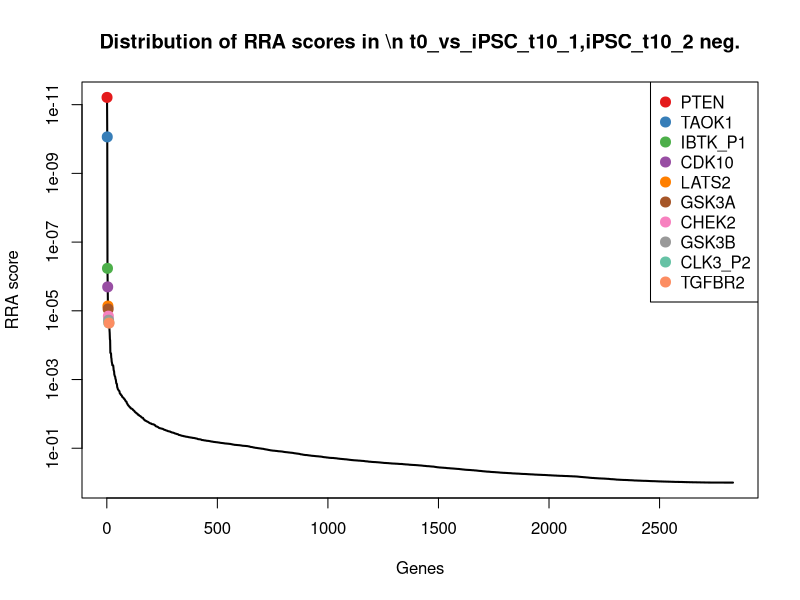
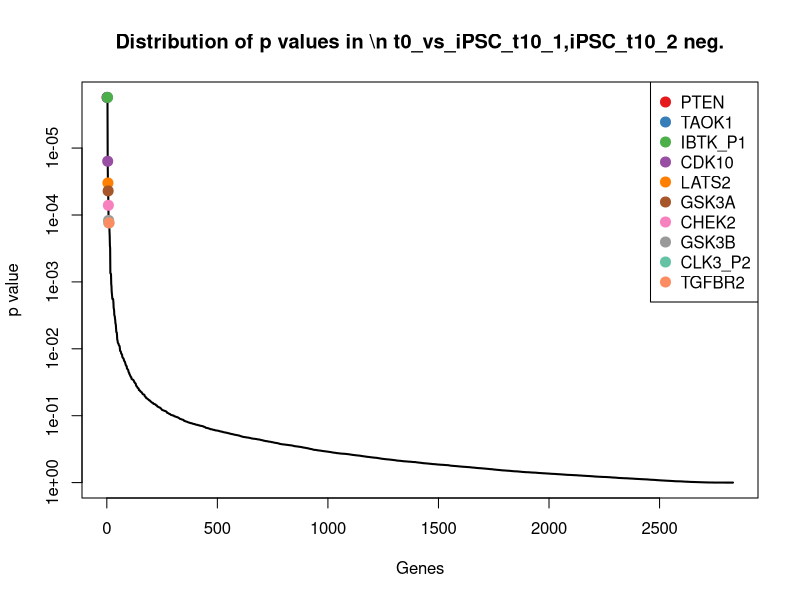
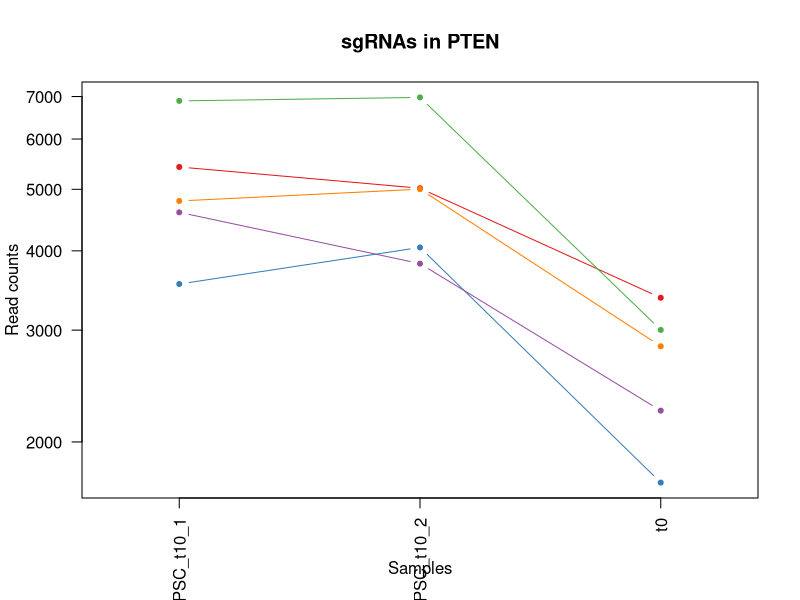
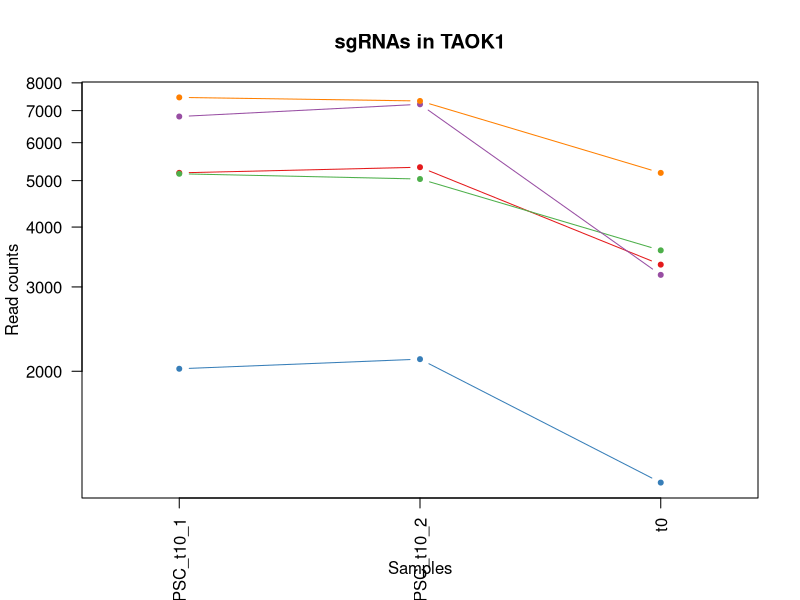
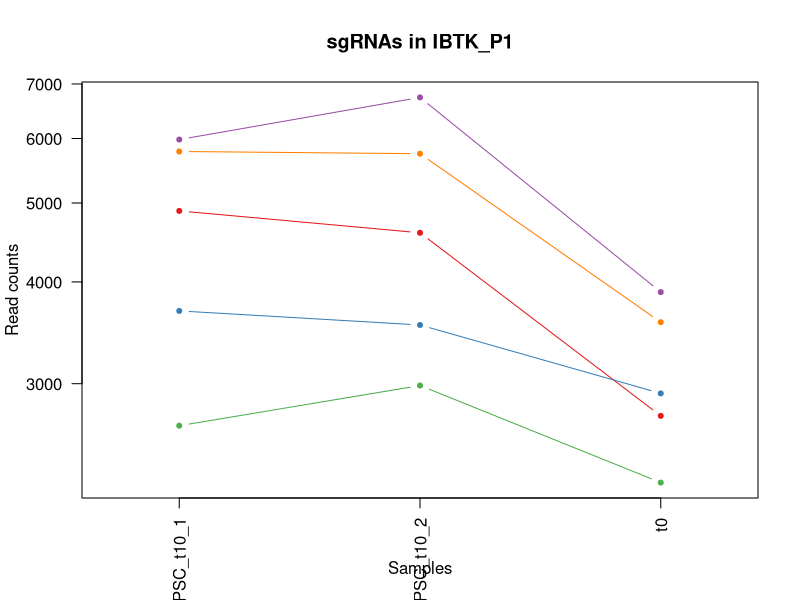
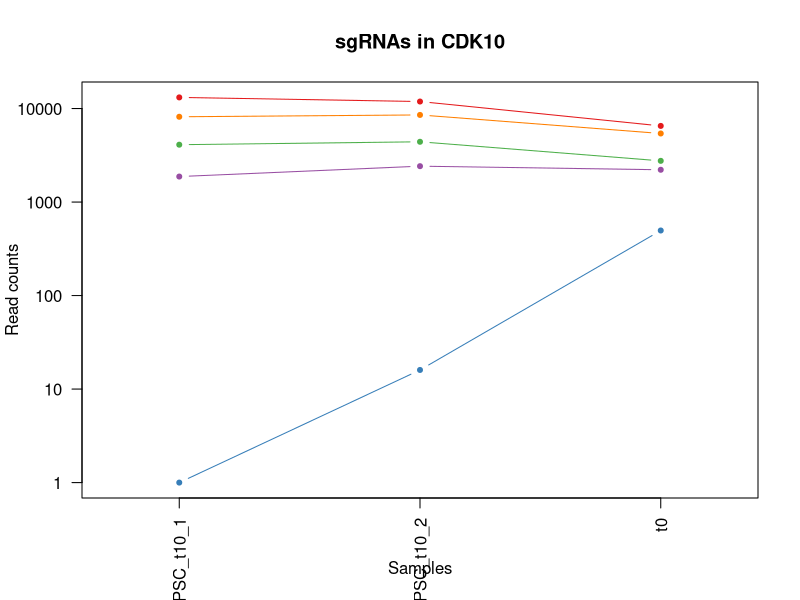
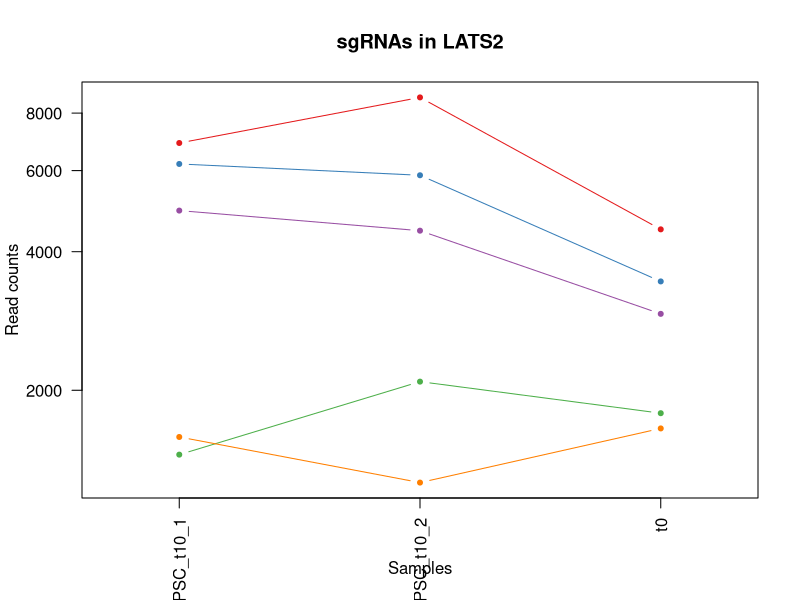
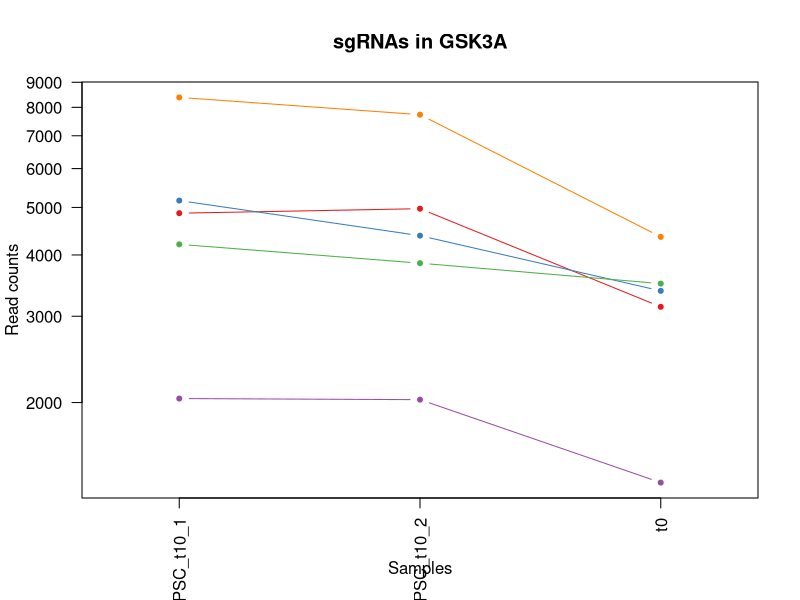

Reproduce these figures in R, in order. (Note: this script raises an error after producing the figures.)
pdf(file='iPSC_t10_vs_t0.pdf',width=4.5,height=4.5);
gstable=read.table('iPSC_t10_vs_t0.gene_summary.txt',header=T)
# 
#
# parameters
# Do not modify the variables beginning with "__"

# gstablename='__GENE_SUMMARY_FILE__'
startindex=3
# outputfile='__OUTPUT_FILE__'
targetgenelist=c("PTEN","TAOK1","IBTK_P1","CDK10","LATS2","GSK3A","CHEK2","GSK3B","CLK3_P2","TGFBR2")
# samplelabel=sub('.\\w+.\\w+$','',colnames(gstable)[startindex]);
samplelabel='t0_vs_iPSC_t10_1,iPSC_t10_2 neg.'


# You need to write some codes in front of this code:
# gstable=read.table(gstablename,header=T)
# pdf(file=outputfile,width=6,height=6)


# set up color using RColorBrewer
#library(RColorBrewer)
#colors <- brewer.pal(length(targetgenelist), "Set1")

colors=c( "#E41A1C", "#377EB8", "#4DAF4A", "#984EA3", "#FF7F00",  "#A65628", "#F781BF",
          "#999999", "#66C2A5", "#FC8D62", "#8DA0CB", "#E78AC3", "#A6D854", "#FFD92F", "#E5C494", "#B3B3B3", 
          "#8DD3C7", "#FFFFB3", "#BEBADA", "#FB8072", "#80B1D3", "#FDB462", "#B3DE69", "#FCCDE5",
          "#D9D9D9", "#BC80BD", "#CCEBC5", "#FFED6F")

######
# function definition

plotrankedvalues<-function(val, tglist, ...){
  
  plot(val,log='y',ylim=c(max(val),min(val)),type='l',lwd=2, ...)
  if(length(tglist)>0){
    for(i in 1:length(tglist)){
      targetgene=tglist[i];
      tx=which(names(val)==targetgene);ty=val[targetgene];
      points(tx,ty,col=colors[(i %% length(colors)) ],cex=2,pch=20)
      # text(tx+50,ty,targetgene,col=colors[i])
    }
    legend('topright',tglist,pch=20,pt.cex = 2,cex=1,col=colors)
  }
}



plotrandvalues<-function(val,targetgenelist, ...){
  # choose the one with the best distance distribution
  
  mindiffvalue=0;
  randval=val;
  for(i in 1:20){
    randval0=sample(val)
    vindex=sort(which(names(randval0) %in% targetgenelist))
    if(max(vindex)>0.9*length(val)){
      # print('pass...')
      next;
    }
    mindiffind=min(diff(vindex));
    if (mindiffind > mindiffvalue){
      mindiffvalue=mindiffind;
      randval=randval0;
      # print(paste('Diff: ',mindiffvalue))
    }
  }
  plot(randval,log='y',ylim=c(max(randval),min(randval)),pch=20,col='grey', ...)
  
  if(length(targetgenelist)>0){
    for(i in 1:length(targetgenelist)){
      targetgene=targetgenelist[i];
      tx=which(names(randval)==targetgene);ty=randval[targetgene];
      points(tx,ty,col=colors[(i %% length(colors)) ],cex=2,pch=20)
      text(tx+50,ty,targetgene,col=colors[i])
    }
  }
  
}




# set.seed(1235)



pvec=gstable[,startindex]
names(pvec)=gstable[,'id']
pvec=sort(pvec);

plotrankedvalues(pvec,targetgenelist,xlab='Genes',ylab='RRA score',main=paste('Distribution of RRA scores in \\n',samplelabel))

# plotrandvalues(pvec,targetgenelist,xlab='Genes',ylab='RRA score',main=paste('Distribution of RRA scores in \\n',samplelabel))


pvec=gstable[,startindex+1]
names(pvec)=gstable[,'id']
pvec=sort(pvec);

plotrankedvalues(pvec,targetgenelist,xlab='Genes',ylab='p value',main=paste('Distribution of p values in \\n',samplelabel))

# plotrandvalues(pvec,targetgenelist,xlab='Genes',ylab='p value',main=paste('Distribution of p values in \\n',samplelabel))



# you need to write after this code:
# dev.off()






# parameters
# Do not modify the variables beginning with "__"
targetmat=list(c(5420.42420939,5018.41763489,3373.04207398),c(3545.66210348,4048.66059267,1724.89069864),c(6889.00068055,6976.69636798,3001.55398621),c(4598.05215719,3817.4801213,2239.39297983),c(4791.91348287,5001.90474408,2828.89050879))
targetgene="PTEN"
collabel=c("iPSC_t10_1","iPSC_t10_2","t0")

# set up color using RColorBrewer
#library(RColorBrewer)
#colors <- brewer.pal(length(targetgenelist), "Set1")

colors=c( "#E41A1C", "#377EB8", "#4DAF4A", "#984EA3", "#FF7F00",  "#A65628", "#F781BF",
          "#999999", "#66C2A5", "#FC8D62", "#8DA0CB", "#E78AC3", "#A6D854", "#FFD92F", "#E5C494", "#B3B3B3", 
          "#8DD3C7", "#FFFFB3", "#BEBADA", "#FB8072", "#80B1D3", "#FDB462", "#B3DE69", "#FCCDE5",
          "#D9D9D9", "#BC80BD", "#CCEBC5", "#FFED6F")


## code

targetmatvec=unlist(targetmat)+1
yrange=range(targetmatvec[targetmatvec>0]);
# yrange[1]=1; # set the minimum value to 1
for(i in 1:length(targetmat)){
  vali=targetmat[[i]]+1;
  if(i==1){
    plot(1:length(vali),vali,type='b',las=1,pch=20,main=paste('sgRNAs in',targetgene),ylab='Read counts',xlab='Samples',xlim=c(0.7,length(vali)+0.3),ylim = yrange,col=colors[(i %% length(colors))],xaxt='n',log='y')
    axis(1,at=1:length(vali),labels=(collabel),las=2)
    # lines(0:100,rep(1,101),col='black');
  }else{
    lines(1:length(vali),vali,type='b',pch=20,col=colors[(i %% length(colors))])
  }
}




# parameters
# Do not modify the variables beginning with "__"
targetmat=list(c(5189.63691691,5332.16256031,3338.16056339),c(2023.23526408,2118.90412553,1170.27468027),c(5166.55818767,5037.93286948,3575.3548354),c(6803.60938233,7215.3826988,3177.70561468),c(7458.276002,7331.72352043,5188.62470016))
targetgene="TAOK1"
collabel=c("iPSC_t10_1","iPSC_t10_2","t0")

# set up color using RColorBrewer
#library(RColorBrewer)
#colors <- brewer.pal(length(targetgenelist), "Set1")

colors=c( "#E41A1C", "#377EB8", "#4DAF4A", "#984EA3", "#FF7F00",  "#A65628", "#F781BF",
          "#999999", "#66C2A5", "#FC8D62", "#8DA0CB", "#E78AC3", "#A6D854", "#FFD92F", "#E5C494", "#B3B3B3", 
          "#8DD3C7", "#FFFFB3", "#BEBADA", "#FB8072", "#80B1D3", "#FDB462", "#B3DE69", "#FCCDE5",
          "#D9D9D9", "#BC80BD", "#CCEBC5", "#FFED6F")


## code

targetmatvec=unlist(targetmat)+1
yrange=range(targetmatvec[targetmatvec>0]);
# yrange[1]=1; # set the minimum value to 1
for(i in 1:length(targetmat)){
  vali=targetmat[[i]]+1;
  if(i==1){
    plot(1:length(vali),vali,type='b',las=1,pch=20,main=paste('sgRNAs in',targetgene),ylab='Read counts',xlab='Samples',xlim=c(0.7,length(vali)+0.3),ylim = yrange,col=colors[(i %% length(colors))],xaxt='n',log='y')
    axis(1,at=1:length(vali),labels=(collabel),las=2)
    # lines(0:100,rep(1,101),col='black');
  }else{
    lines(1:length(vali),vali,type='b',pch=20,col=colors[(i %% length(colors))])
  }
}




# parameters
# Do not modify the variables beginning with "__"
targetmat=list(c(4888.07485474,4595.08716135,2738.19858126),c(3684.13447897,3540.51390723,2917.83836079),c(2663.28535523,2983.57913531,2267.2981883),c(5981.23733012,6738.01003715,3885.80027965),c(5782.76025859,5746.4860025,3568.37853328))
targetgene="IBTK_P1"
collabel=c("iPSC_t10_1","iPSC_t10_2","t0")

# set up color using RColorBrewer
#library(RColorBrewer)
#colors <- brewer.pal(length(targetgenelist), "Set1")

colors=c( "#E41A1C", "#377EB8", "#4DAF4A", "#984EA3", "#FF7F00",  "#A65628", "#F781BF",
          "#999999", "#66C2A5", "#FC8D62", "#8DA0CB", "#E78AC3", "#A6D854", "#FFD92F", "#E5C494", "#B3B3B3", 
          "#8DD3C7", "#FFFFB3", "#BEBADA", "#FB8072", "#80B1D3", "#FDB462", "#B3DE69", "#FCCDE5",
          "#D9D9D9", "#BC80BD", "#CCEBC5", "#FFED6F")


## code

targetmatvec=unlist(targetmat)+1
yrange=range(targetmatvec[targetmatvec>0]);
# yrange[1]=1; # set the minimum value to 1
for(i in 1:length(targetmat)){
  vali=targetmat[[i]]+1;
  if(i==1){
    plot(1:length(vali),vali,type='b',las=1,pch=20,main=paste('sgRNAs in',targetgene),ylab='Read counts',xlab='Samples',xlim=c(0.7,length(vali)+0.3),ylim = yrange,col=colors[(i %% length(colors))],xaxt='n',log='y')
    axis(1,at=1:length(vali),labels=(collabel),las=2)
    # lines(0:100,rep(1,101),col='black');
  }else{
    lines(1:length(vali),vali,type='b',pch=20,col=colors[(i %% length(colors))])
  }
}




# parameters
# Do not modify the variables beginning with "__"
targetmat=list(c(13153.3370894,11883.2766969,6519.35432914),c(0.0,15.0117189198,495.317450368),c(4104.16735128,4409.69243269,2757.38341208),c(1872.45423299,2418.38791798,2213.23184689),c(8164.48511699,8542.41865131,5410.1222924))
targetgene="CDK10"
collabel=c("iPSC_t10_1","iPSC_t10_2","t0")

# set up color using RColorBrewer
#library(RColorBrewer)
#colors <- brewer.pal(length(targetgenelist), "Set1")

colors=c( "#E41A1C", "#377EB8", "#4DAF4A", "#984EA3", "#FF7F00",  "#A65628", "#F781BF",
          "#999999", "#66C2A5", "#FC8D62", "#8DA0CB", "#E78AC3", "#A6D854", "#FFD92F", "#E5C494", "#B3B3B3", 
          "#8DD3C7", "#FFFFB3", "#BEBADA", "#FB8072", "#80B1D3", "#FDB462", "#B3DE69", "#FCCDE5",
          "#D9D9D9", "#BC80BD", "#CCEBC5", "#FFED6F")


## code

targetmatvec=unlist(targetmat)+1
yrange=range(targetmatvec[targetmatvec>0]);
# yrange[1]=1; # set the minimum value to 1
for(i in 1:length(targetmat)){
  vali=targetmat[[i]]+1;
  if(i==1){
    plot(1:length(vali),vali,type='b',las=1,pch=20,main=paste('sgRNAs in',targetgene),ylab='Read counts',xlab='Samples',xlim=c(0.7,length(vali)+0.3),ylim = yrange,col=colors[(i %% length(colors))],xaxt='n',log='y')
    axis(1,at=1:length(vali),labels=(collabel),las=2)
    # lines(0:100,rep(1,101),col='black');
  }else{
    lines(1:length(vali),vali,type='b',pch=20,col=colors[(i %% length(colors))])
  }
}




# parameters
# Do not modify the variables beginning with "__"
targetmat=list(c(6887.4620986,8652.00419943,4471.80965755),c(6202.02383993,5861.32565224,3446.29324622),c(1448.5749058,2087.3795158,1782.44519111),c(4911.92287496,4441.96762837,2930.0468895),c(1582.43153544,1259.48321737,1651.6395264))
targetgene="LATS2"
collabel=c("iPSC_t10_1","iPSC_t10_2","t0")

# set up color using RColorBrewer
#library(RColorBrewer)
#colors <- brewer.pal(length(targetgenelist), "Set1")

colors=c( "#E41A1C", "#377EB8", "#4DAF4A", "#984EA3", "#FF7F00",  "#A65628", "#F781BF",
          "#999999", "#66C2A5", "#FC8D62", "#8DA0CB", "#E78AC3", "#A6D854", "#FFD92F", "#E5C494", "#B3B3B3", 
          "#8DD3C7", "#FFFFB3", "#BEBADA", "#FB8072", "#80B1D3", "#FDB462", "#B3DE69", "#FCCDE5",
          "#D9D9D9", "#BC80BD", "#CCEBC5", "#FFED6F")


## code

targetmatvec=unlist(targetmat)+1
yrange=range(targetmatvec[targetmatvec>0]);
# yrange[1]=1; # set the minimum value to 1
for(i in 1:length(targetmat)){
  vali=targetmat[[i]]+1;
  if(i==1){
    plot(1:length(vali),vali,type='b',las=1,pch=20,main=paste('sgRNAs in',targetgene),ylab='Read counts',xlab='Samples',xlim=c(0.7,length(vali)+0.3),ylim = yrange,col=colors[(i %% length(colors))],xaxt='n',log='y')
    axis(1,at=1:length(vali),labels=(collabel),las=2)
    # lines(0:100,rep(1,101),col='black');
  }else{
    lines(1:length(vali),vali,type='b',pch=20,col=colors[(i %% length(colors))])
  }
}




# parameters
# Do not modify the variables beginning with "__"
targetmat=list(c(4865.76541647,4969.6295484,3134.10372645),c(5162.71173279,4378.16782296,3378.27430057),c(4203.40588705,3847.50355914,3495.12736105),c(2037.08250163,2026.58205417,1372.58744169),c(8380.65588095,7728.03289991,4353.21252154))
targetgene="GSK3A"
collabel=c("iPSC_t10_1","iPSC_t10_2","t0")

# set up color using RColorBrewer
#library(RColorBrewer)
#colors <- brewer.pal(length(targetgenelist), "Set1")

colors=c( "#E41A1C", "#377EB8", "#4DAF4A", "#984EA3", "#FF7F00",  "#A65628", "#F781BF",
          "#999999", "#66C2A5", "#FC8D62", "#8DA0CB", "#E78AC3", "#A6D854", "#FFD92F", "#E5C494", "#B3B3B3", 
          "#8DD3C7", "#FFFFB3", "#BEBADA", "#FB8072", "#80B1D3", "#FDB462", "#B3DE69", "#FCCDE5",
          "#D9D9D9", "#BC80BD", "#CCEBC5", "#FFED6F")


## code

targetmatvec=unlist(targetmat)+1
yrange=range(targetmatvec[targetmatvec>0]);
# yrange[1]=1; # set the minimum value to 1
for(i in 1:length(targetmat)){
  vali=targetmat[[i]]+1;
  if(i==1){
    plot(1:length(vali),vali,type='b',las=1,pch=20,main=paste('sgRNAs in',targetgene),ylab='Read counts',xlab='Samples',xlim=c(0.7,length(vali)+0.3),ylim = yrange,col=colors[(i %% length(colors))],xaxt='n',log='y')
    axis(1,at=1:length(vali),labels=(collabel),las=2)
    # lines(0:100,rep(1,101),col='black');
  }else{
    lines(1:length(vali),vali,type='b',pch=20,col=colors[(i %% length(colors))])
  }
}




# parameters
# Do not modify the variables beginning with "__"
targetmat=list(c(5345.80298483,5606.1264306,4011.37371777),c(3541.8156486,3234.27484127,2875.98054809),c(13266.4228628,11721.1501326,7536.15036281),c(8366.03935242,7893.91239398,4764.8143465),c(169.244014486,227.427541635,1168.53060474))
targetgene="CHEK2"
collabel=c("iPSC_t10_1","iPSC_t10_2","t0")

# set up color using RColorBrewer
#library(RColorBrewer)
#colors <- brewer.pal(length(targetgenelist), "Set1")

colors=c( "#E41A1C", "#377EB8", "#4DAF4A", "#984EA3", "#FF7F00",  "#A65628", "#F781BF",
          "#999999", "#66C2A5", "#FC8D62", "#8DA0CB", "#E78AC3", "#A6D854", "#FFD92F", "#E5C494", "#B3B3B3", 
          "#8DD3C7", "#FFFFB3", "#BEBADA", "#FB8072", "#80B1D3", "#FDB462", "#B3DE69", "#FCCDE5",
          "#D9D9D9", "#BC80BD", "#CCEBC5", "#FFED6F")


## code

targetmatvec=unlist(targetmat)+1
yrange=range(targetmatvec[targetmatvec>0]);
# yrange[1]=1; # set the minimum value to 1
for(i in 1:length(targetmat)){
  vali=targetmat[[i]]+1;
  if(i==1){
    plot(1:length(vali),vali,type='b',las=1,pch=20,main=paste('sgRNAs in',targetgene),ylab='Read counts',xlab='Samples',xlim=c(0.7,length(vali)+0.3),ylim = yrange,col=colors[(i %% length(colors))],xaxt='n',log='y')
    axis(1,at=1:length(vali),labels=(collabel),las=2)
    # lines(0:100,rep(1,101),col='black');
  }else{
    lines(1:length(vali),vali,type='b',pch=20,col=colors[(i %% length(colors))])
  }
}




# parameters
# Do not modify the variables beginning with "__"
targetmat=list(c(2776.37112854,2715.61995259,1552.22722122),c(4598.05215719,4050.16176456,3528.26479611),c(1550.89060547,1423.1109536,3538.72924928),c(14093.4106608,12534.785298,7511.7333054),c(6975.93056071,6338.69831388,4913.0607665))
targetgene="GSK3B"
collabel=c("iPSC_t10_1","iPSC_t10_2","t0")

# set up color using RColorBrewer
#library(RColorBrewer)
#colors <- brewer.pal(length(targetgenelist), "Set1")

colors=c( "#E41A1C", "#377EB8", "#4DAF4A", "#984EA3", "#FF7F00",  "#A65628", "#F781BF",
          "#999999", "#66C2A5", "#FC8D62", "#8DA0CB", "#E78AC3", "#A6D854", "#FFD92F", "#E5C494", "#B3B3B3", 
          "#8DD3C7", "#FFFFB3", "#BEBADA", "#FB8072", "#80B1D3", "#FDB462", "#B3DE69", "#FCCDE5",
          "#D9D9D9", "#BC80BD", "#CCEBC5", "#FFED6F")


## code

targetmatvec=unlist(targetmat)+1
yrange=range(targetmatvec[targetmatvec>0]);
# yrange[1]=1; # set the minimum value to 1
for(i in 1:length(targetmat)){
  vali=targetmat[[i]]+1;
  if(i==1){
    plot(1:length(vali),vali,type='b',las=1,pch=20,main=paste('sgRNAs in',targetgene),ylab='Read counts',xlab='Samples',xlim=c(0.7,length(vali)+0.3),ylim = yrange,col=colors[(i %% length(colors))],xaxt='n',log='y')
    axis(1,at=1:length(vali),labels=(collabel),las=2)
    # lines(0:100,rep(1,101),col='black');
  }else{
    lines(1:length(vali),vali,type='b',pch=20,col=colors[(i %% length(colors))])
  }
}




# parameters
# Do not modify the variables beginning with "__"
targetmat=list(c(8564.51642396,8151.36337345,3981.72443377),c(4598.82144816,4657.38579487,2303.92377442),c(1961.69198609,1796.9027547,3249.21271139),c(5405.0383899,5189.55123057,4799.69585709),c(2064.00768575,1816.4179893,1991.73425465))
targetgene="CLK3_P2"
collabel=c("iPSC_t10_1","iPSC_t10_2","t0")

# set up color using RColorBrewer
#library(RColorBrewer)
#colors <- brewer.pal(length(targetgenelist), "Set1")

colors=c( "#E41A1C", "#377EB8", "#4DAF4A", "#984EA3", "#FF7F00",  "#A65628", "#F781BF",
          "#999999", "#66C2A5", "#FC8D62", "#8DA0CB", "#E78AC3", "#A6D854", "#FFD92F", "#E5C494", "#B3B3B3", 
          "#8DD3C7", "#FFFFB3", "#BEBADA", "#FB8072", "#80B1D3", "#FDB462", "#B3DE69", "#FCCDE5",
          "#D9D9D9", "#BC80BD", "#CCEBC5", "#FFED6F")


## code

targetmatvec=unlist(targetmat)+1
yrange=range(targetmatvec[targetmatvec>0]);
# yrange[1]=1; # set the minimum value to 1
for(i in 1:length(targetmat)){
  vali=targetmat[[i]]+1;
  if(i==1){
    plot(1:length(vali),vali,type='b',las=1,pch=20,main=paste('sgRNAs in',targetgene),ylab='Read counts',xlab='Samples',xlim=c(0.7,length(vali)+0.3),ylim = yrange,col=colors[(i %% length(colors))],xaxt='n',log='y')
    axis(1,at=1:length(vali),labels=(collabel),las=2)
    # lines(0:100,rep(1,101),col='black');
  }else{
    lines(1:length(vali),vali,type='b',pch=20,col=colors[(i %% length(colors))])
  }
}




# parameters
# Do not modify the variables beginning with "__"
targetmat=list(c(5432.73286499,5453.00689762,3795.10835211),c(4937.30947714,4741.45142082,3657.32638529),c(4543.43249797,4934.35200894,4272.98504719),c(9049.16973816,8567.93857348,5792.07483335),c(3948.77057434,3680.12289319,2956.20802244))
targetgene="TGFBR2"
collabel=c("iPSC_t10_1","iPSC_t10_2","t0")

# set up color using RColorBrewer
#library(RColorBrewer)
#colors <- brewer.pal(length(targetgenelist), "Set1")

colors=c( "#E41A1C", "#377EB8", "#4DAF4A", "#984EA3", "#FF7F00",  "#A65628", "#F781BF",
          "#999999", "#66C2A5", "#FC8D62", "#8DA0CB", "#E78AC3", "#A6D854", "#FFD92F", "#E5C494", "#B3B3B3", 
          "#8DD3C7", "#FFFFB3", "#BEBADA", "#FB8072", "#80B1D3", "#FDB462", "#B3DE69", "#FCCDE5",
          "#D9D9D9", "#BC80BD", "#CCEBC5", "#FFED6F")


## code

targetmatvec=unlist(targetmat)+1
yrange=range(targetmatvec[targetmatvec>0]);
# yrange[1]=1; # set the minimum value to 1
for(i in 1:length(targetmat)){
  vali=targetmat[[i]]+1;
  if(i==1){
    plot(1:length(vali),vali,type='b',las=1,pch=20,main=paste('sgRNAs in',targetgene),ylab='Read counts',xlab='Samples',xlim=c(0.7,length(vali)+0.3),ylim = yrange,col=colors[(i %% length(colors))],xaxt='n',log='y')
    axis(1,at=1:length(vali),labels=(collabel),las=2)
    # lines(0:100,rep(1,101),col='black');
  }else{
    lines(1:length(vali),vali,type='b',pch=20,col=colors[(i %% length(colors))])
  }
}



# 
#
# parameters
# Do not modify the variables beginning with "__"

# gstablename='__GENE_SUMMARY_FILE__'
startindex=9
# outputfile='__OUTPUT_FILE__'
targetgenelist=c("UQCRB","PGK1","GAPDH_P1","WARS2","LSS","HSD17B10","SEPSECS","PARS2","SSB","ATP6V1C1")
# samplelabel=sub('.\\w+.\\w+$','',colnames(gstable)[startindex]);
samplelabel='t0_vs_iPSC_t10_1,iPSC_t10_2 pos.'


# You need to write some codes in front of this code:
# gstable=read.table(gstablename,header=T)
# pdf(file=outputfile,width=6,height=6)


# set up color using RColorBrewer
#library(RColorBrewer)
#colors <- brewer.pal(length(targetgenelist), "Set1")

colors=c( "#E41A1C", "#377EB8", "#4DAF4A", "#984EA3", "#FF7F00",  "#A65628", "#F781BF",
          "#999999", "#66C2A5", "#FC8D62", "#8DA0CB", "#E78AC3", "#A6D854", "#FFD92F", "#E5C494", "#B3B3B3", 
          "#8DD3C7", "#FFFFB3", "#BEBADA", "#FB8072", "#80B1D3", "#FDB462", "#B3DE69", "#FCCDE5",
          "#D9D9D9", "#BC80BD", "#CCEBC5", "#FFED6F")

######
# function definition

plotrankedvalues<-function(val, tglist, ...){
  
  plot(val,log='y',ylim=c(max(val),min(val)),type='l',lwd=2, ...)
  if(length(tglist)>0){
    for(i in 1:length(tglist)){
      targetgene=tglist[i];
      tx=which(names(val)==targetgene);ty=val[targetgene];
      points(tx,ty,col=colors[(i %% length(colors)) ],cex=2,pch=20)
      # text(tx+50,ty,targetgene,col=colors[i])
    }
    legend('topright',tglist,pch=20,pt.cex = 2,cex=1,col=colors)
  }
}



plotrandvalues<-function(val,targetgenelist, ...){
  # choose the one with the best distance distribution
  
  mindiffvalue=0;
  randval=val;
  for(i in 1:20){
    randval0=sample(val)
    vindex=sort(which(names(randval0) %in% targetgenelist))
    if(max(vindex)>0.9*length(val)){
      # print('pass...')
      next;
    }
    mindiffind=min(diff(vindex));
    if (mindiffind > mindiffvalue){
      mindiffvalue=mindiffind;
      randval=randval0;
      # print(paste('Diff: ',mindiffvalue))
    }
  }
  plot(randval,log='y',ylim=c(max(randval),min(randval)),pch=20,col='grey', ...)
  
  if(length(targetgenelist)>0){
    for(i in 1:length(targetgenelist)){
      targetgene=targetgenelist[i];
      tx=which(names(randval)==targetgene);ty=randval[targetgene];
      points(tx,ty,col=colors[(i %% length(colors)) ],cex=2,pch=20)
      text(tx+50,ty,targetgene,col=colors[i])
    }
  }
  
}




# set.seed(1235)



pvec=gstable[,startindex]
names(pvec)=gstable[,'id']
pvec=sort(pvec);

plotrankedvalues(pvec,targetgenelist,xlab='Genes',ylab='RRA score',main=paste('Distribution of RRA scores in \\n',samplelabel))

# plotrandvalues(pvec,targetgenelist,xlab='Genes',ylab='RRA score',main=paste('Distribution of RRA scores in \\n',samplelabel))


pvec=gstable[,startindex+1]
names(pvec)=gstable[,'id']
pvec=sort(pvec);

plotrankedvalues(pvec,targetgenelist,xlab='Genes',ylab='p value',main=paste('Distribution of p values in \\n',samplelabel))

# plotrandvalues(pvec,targetgenelist,xlab='Genes',ylab='p value',main=paste('Distribution of p values in \\n',samplelabel))



# you need to write after this code:
# dev.off()






# parameters
# Do not modify the variables beginning with "__"
targetmat=list(c(432.341527914,340.015433533,2776.56824291),c(299.25418925,448.099809756,2984.11323091),c(330.025828247,402.314067051,2016.15131206),c(93.8534989421,86.3173837888,837.156254143),c(798.524031983,1018.54512871,5070.02756415))
targetgene="UQCRB"
collabel=c("iPSC_t10_1","iPSC_t10_2","t0")

# set up color using RColorBrewer
#library(RColorBrewer)
#colors <- brewer.pal(length(targetgenelist), "Set1")

colors=c( "#E41A1C", "#377EB8", "#4DAF4A", "#984EA3", "#FF7F00",  "#A65628", "#F781BF",
          "#999999", "#66C2A5", "#FC8D62", "#8DA0CB", "#E78AC3", "#A6D854", "#FFD92F", "#E5C494", "#B3B3B3", 
          "#8DD3C7", "#FFFFB3", "#BEBADA", "#FB8072", "#80B1D3", "#FDB462", "#B3DE69", "#FCCDE5",
          "#D9D9D9", "#BC80BD", "#CCEBC5", "#FFED6F")


## code

targetmatvec=unlist(targetmat)+1
yrange=range(targetmatvec[targetmatvec>0]);
# yrange[1]=1; # set the minimum value to 1
for(i in 1:length(targetmat)){
  vali=targetmat[[i]]+1;
  if(i==1){
    plot(1:length(vali),vali,type='b',las=1,pch=20,main=paste('sgRNAs in',targetgene),ylab='Read counts',xlab='Samples',xlim=c(0.7,length(vali)+0.3),ylim = yrange,col=colors[(i %% length(colors))],xaxt='n',log='y')
    axis(1,at=1:length(vali),labels=(collabel),las=2)
    # lines(0:100,rep(1,101),col='black');
  }else{
    lines(1:length(vali),vali,type='b',pch=20,col=colors[(i %% length(colors))])
  }
}




# parameters
# Do not modify the variables beginning with "__"
targetmat=list(c(370.798249919,269.46035461,2429.49721254),c(249.250275879,210.914650823,1894.066025),c(373.875413819,340.015433533,2513.21283796),c(3.07716389974,38.2798832455,1103.99981015),c(120.00939209,210.914650823,1187.71543557))
targetgene="PGK1"
collabel=c("iPSC_t10_1","iPSC_t10_2","t0")

# set up color using RColorBrewer
#library(RColorBrewer)
#colors <- brewer.pal(length(targetgenelist), "Set1")

colors=c( "#E41A1C", "#377EB8", "#4DAF4A", "#984EA3", "#FF7F00",  "#A65628", "#F781BF",
          "#999999", "#66C2A5", "#FC8D62", "#8DA0CB", "#E78AC3", "#A6D854", "#FFD92F", "#E5C494", "#B3B3B3", 
          "#8DD3C7", "#FFFFB3", "#BEBADA", "#FB8072", "#80B1D3", "#FDB462", "#B3DE69", "#FCCDE5",
          "#D9D9D9", "#BC80BD", "#CCEBC5", "#FFED6F")


## code

targetmatvec=unlist(targetmat)+1
yrange=range(targetmatvec[targetmatvec>0]);
# yrange[1]=1; # set the minimum value to 1
for(i in 1:length(targetmat)){
  vali=targetmat[[i]]+1;
  if(i==1){
    plot(1:length(vali),vali,type='b',las=1,pch=20,main=paste('sgRNAs in',targetgene),ylab='Read counts',xlab='Samples',xlim=c(0.7,length(vali)+0.3),ylim = yrange,col=colors[(i %% length(colors))],xaxt='n',log='y')
    axis(1,at=1:length(vali),labels=(collabel),las=2)
    # lines(0:100,rep(1,101),col='black');
  }else{
    lines(1:length(vali),vali,type='b',pch=20,col=colors[(i %% length(colors))])
  }
}




# parameters
# Do not modify the variables beginning with "__"
targetmat=list(c(338.488028972,345.269535155,1651.6395264),c(528.502899781,659.014460579,4267.7528206),c(639.280800171,754.33887572,2975.39285327),c(470.80607666,388.052934077,2160.90958101),c(119.240101115,166.63008001,1081.32682827))
targetgene="GAPDH_P1"
collabel=c("iPSC_t10_1","iPSC_t10_2","t0")

# set up color using RColorBrewer
#library(RColorBrewer)
#colors <- brewer.pal(length(targetgenelist), "Set1")

colors=c( "#E41A1C", "#377EB8", "#4DAF4A", "#984EA3", "#FF7F00",  "#A65628", "#F781BF",
          "#999999", "#66C2A5", "#FC8D62", "#8DA0CB", "#E78AC3", "#A6D854", "#FFD92F", "#E5C494", "#B3B3B3", 
          "#8DD3C7", "#FFFFB3", "#BEBADA", "#FB8072", "#80B1D3", "#FDB462", "#B3DE69", "#FCCDE5",
          "#D9D9D9", "#BC80BD", "#CCEBC5", "#FFED6F")


## code

targetmatvec=unlist(targetmat)+1
yrange=range(targetmatvec[targetmatvec>0]);
# yrange[1]=1; # set the minimum value to 1
for(i in 1:length(targetmat)){
  vali=targetmat[[i]]+1;
  if(i==1){
    plot(1:length(vali),vali,type='b',las=1,pch=20,main=paste('sgRNAs in',targetgene),ylab='Read counts',xlab='Samples',xlim=c(0.7,length(vali)+0.3),ylim = yrange,col=colors[(i %% length(colors))],xaxt='n',log='y')
    axis(1,at=1:length(vali),labels=(collabel),las=2)
    # lines(0:100,rep(1,101),col='black');
  }else{
    lines(1:length(vali),vali,type='b',pch=20,col=colors[(i %% length(colors))])
  }
}




# parameters
# Do not modify the variables beginning with "__"
targetmat=list(c(280.791205851,306.239065964,4504.94709261),c(207.708563233,279.968557854,4145.66753354),c(810.063396607,1144.64356763,3721.85717988),c(872.375965577,871.430283294,3849.17469353),c(1270.09939962,1119.12364547,5111.88537686))
targetgene="WARS2"
collabel=c("iPSC_t10_1","iPSC_t10_2","t0")

# set up color using RColorBrewer
#library(RColorBrewer)
#colors <- brewer.pal(length(targetgenelist), "Set1")

colors=c( "#E41A1C", "#377EB8", "#4DAF4A", "#984EA3", "#FF7F00",  "#A65628", "#F781BF",
          "#999999", "#66C2A5", "#FC8D62", "#8DA0CB", "#E78AC3", "#A6D854", "#FFD92F", "#E5C494", "#B3B3B3", 
          "#8DD3C7", "#FFFFB3", "#BEBADA", "#FB8072", "#80B1D3", "#FDB462", "#B3DE69", "#FCCDE5",
          "#D9D9D9", "#BC80BD", "#CCEBC5", "#FFED6F")


## code

targetmatvec=unlist(targetmat)+1
yrange=range(targetmatvec[targetmatvec>0]);
# yrange[1]=1; # set the minimum value to 1
for(i in 1:length(targetmat)){
  vali=targetmat[[i]]+1;
  if(i==1){
    plot(1:length(vali),vali,type='b',las=1,pch=20,main=paste('sgRNAs in',targetgene),ylab='Read counts',xlab='Samples',xlim=c(0.7,length(vali)+0.3),ylim = yrange,col=colors[(i %% length(colors))],xaxt='n',log='y')
    axis(1,at=1:length(vali),labels=(collabel),las=2)
    # lines(0:100,rep(1,101),col='black');
  }else{
    lines(1:length(vali),vali,type='b',pch=20,col=colors[(i %% length(colors))])
  }
}




# parameters
# Do not modify the variables beginning with "__"
targetmat=list(c(957.767263795,742.329500584,3823.01356059),c(113.085773315,120.093751358,1041.21309109),c(461.574584961,281.469729746,2281.25079254),c(842.373617554,522.407818409,3367.8098474),c(520.040699056,418.076371916,1857.44043888))
targetgene="LSS"
collabel=c("iPSC_t10_1","iPSC_t10_2","t0")

# set up color using RColorBrewer
#library(RColorBrewer)
#colors <- brewer.pal(length(targetgenelist), "Set1")

colors=c( "#E41A1C", "#377EB8", "#4DAF4A", "#984EA3", "#FF7F00",  "#A65628", "#F781BF",
          "#999999", "#66C2A5", "#FC8D62", "#8DA0CB", "#E78AC3", "#A6D854", "#FFD92F", "#E5C494", "#B3B3B3", 
          "#8DD3C7", "#FFFFB3", "#BEBADA", "#FB8072", "#80B1D3", "#FDB462", "#B3DE69", "#FCCDE5",
          "#D9D9D9", "#BC80BD", "#CCEBC5", "#FFED6F")


## code

targetmatvec=unlist(targetmat)+1
yrange=range(targetmatvec[targetmatvec>0]);
# yrange[1]=1; # set the minimum value to 1
for(i in 1:length(targetmat)){
  vali=targetmat[[i]]+1;
  if(i==1){
    plot(1:length(vali),vali,type='b',las=1,pch=20,main=paste('sgRNAs in',targetgene),ylab='Read counts',xlab='Samples',xlim=c(0.7,length(vali)+0.3),ylim = yrange,col=colors[(i %% length(colors))],xaxt='n',log='y')
    axis(1,at=1:length(vali),labels=(collabel),las=2)
    # lines(0:100,rep(1,101),col='black');
  }else{
    lines(1:length(vali),vali,type='b',pch=20,col=colors[(i %% length(colors))])
  }
}




# parameters
# Do not modify the variables beginning with "__"
targetmat=list(c(100.777117717,42.7833989214,1074.35052615),c(430.033654989,498.389068137,3421.87618881),c(270.790423177,373.791801103,981.914523088),c(152.319613037,187.646486497,1628.96654452),c(176.936924235,108.084376223,2947.48764479))
targetgene="HSD17B10"
collabel=c("iPSC_t10_1","iPSC_t10_2","t0")

# set up color using RColorBrewer
#library(RColorBrewer)
#colors <- brewer.pal(length(targetgenelist), "Set1")

colors=c( "#E41A1C", "#377EB8", "#4DAF4A", "#984EA3", "#FF7F00",  "#A65628", "#F781BF",
          "#999999", "#66C2A5", "#FC8D62", "#8DA0CB", "#E78AC3", "#A6D854", "#FFD92F", "#E5C494", "#B3B3B3", 
          "#8DD3C7", "#FFFFB3", "#BEBADA", "#FB8072", "#80B1D3", "#FDB462", "#B3DE69", "#FCCDE5",
          "#D9D9D9", "#BC80BD", "#CCEBC5", "#FFED6F")


## code

targetmatvec=unlist(targetmat)+1
yrange=range(targetmatvec[targetmatvec>0]);
# yrange[1]=1; # set the minimum value to 1
for(i in 1:length(targetmat)){
  vali=targetmat[[i]]+1;
  if(i==1){
    plot(1:length(vali),vali,type='b',las=1,pch=20,main=paste('sgRNAs in',targetgene),ylab='Read counts',xlab='Samples',xlim=c(0.7,length(vali)+0.3),ylim = yrange,col=colors[(i %% length(colors))],xaxt='n',log='y')
    axis(1,at=1:length(vali),labels=(collabel),las=2)
    # lines(0:100,rep(1,101),col='black');
  }else{
    lines(1:length(vali),vali,type='b',pch=20,col=colors[(i %% length(colors))])
  }
}




# parameters
# Do not modify the variables beginning with "__"
targetmat=list(c(700.824078166,626.739264902,2105.09916406),c(18.4629833984,3.00234378396,310.445444245),c(317.717172648,225.926369743,2773.08009185),c(156.935358887,132.103126494,3132.35965092),c(492.346223959,472.118560028,3067.82885633))
targetgene="SEPSECS"
collabel=c("iPSC_t10_1","iPSC_t10_2","t0")

# set up color using RColorBrewer
#library(RColorBrewer)
#colors <- brewer.pal(length(targetgenelist), "Set1")

colors=c( "#E41A1C", "#377EB8", "#4DAF4A", "#984EA3", "#FF7F00",  "#A65628", "#F781BF",
          "#999999", "#66C2A5", "#FC8D62", "#8DA0CB", "#E78AC3", "#A6D854", "#FFD92F", "#E5C494", "#B3B3B3", 
          "#8DD3C7", "#FFFFB3", "#BEBADA", "#FB8072", "#80B1D3", "#FDB462", "#B3DE69", "#FCCDE5",
          "#D9D9D9", "#BC80BD", "#CCEBC5", "#FFED6F")


## code

targetmatvec=unlist(targetmat)+1
yrange=range(targetmatvec[targetmatvec>0]);
# yrange[1]=1; # set the minimum value to 1
for(i in 1:length(targetmat)){
  vali=targetmat[[i]]+1;
  if(i==1){
    plot(1:length(vali),vali,type='b',las=1,pch=20,main=paste('sgRNAs in',targetgene),ylab='Read counts',xlab='Samples',xlim=c(0.7,length(vali)+0.3),ylim = yrange,col=colors[(i %% length(colors))],xaxt='n',log='y')
    axis(1,at=1:length(vali),labels=(collabel),las=2)
    # lines(0:100,rep(1,101),col='black');
  }else{
    lines(1:length(vali),vali,type='b',pch=20,col=colors[(i %% length(colors))])
  }
}




# parameters
# Do not modify the variables beginning with "__"
targetmat=list(c(255.404603679,384.300004347,3259.67716457),c(237.710911255,252.947463799,2258.57781066),c(162.320395711,358.029496237,2469.61094972),c(424.648618164,240.187502717,2792.26492267),c(1615.51104736,2010.06916336,1517.34571063))
targetgene="PARS2"
collabel=c("iPSC_t10_1","iPSC_t10_2","t0")

# set up color using RColorBrewer
#library(RColorBrewer)
#colors <- brewer.pal(length(targetgenelist), "Set1")

colors=c( "#E41A1C", "#377EB8", "#4DAF4A", "#984EA3", "#FF7F00",  "#A65628", "#F781BF",
          "#999999", "#66C2A5", "#FC8D62", "#8DA0CB", "#E78AC3", "#A6D854", "#FFD92F", "#E5C494", "#B3B3B3", 
          "#8DD3C7", "#FFFFB3", "#BEBADA", "#FB8072", "#80B1D3", "#FDB462", "#B3DE69", "#FCCDE5",
          "#D9D9D9", "#BC80BD", "#CCEBC5", "#FFED6F")


## code

targetmatvec=unlist(targetmat)+1
yrange=range(targetmatvec[targetmatvec>0]);
# yrange[1]=1; # set the minimum value to 1
for(i in 1:length(targetmat)){
  vali=targetmat[[i]]+1;
  if(i==1){
    plot(1:length(vali),vali,type='b',las=1,pch=20,main=paste('sgRNAs in',targetgene),ylab='Read counts',xlab='Samples',xlim=c(0.7,length(vali)+0.3),ylim = yrange,col=colors[(i %% length(colors))],xaxt='n',log='y')
    axis(1,at=1:length(vali),labels=(collabel),las=2)
    # lines(0:100,rep(1,101),col='black');
  }else{
    lines(1:length(vali),vali,type='b',pch=20,col=colors[(i %% length(colors))])
  }
}




# parameters
# Do not modify the variables beginning with "__"
targetmat=list(c(391.569106242,303.23672218,981.914523088),c(105.392863566,118.592579466,2719.01375043),c(185.399124959,141.860743792,655.772399079),c(156.166067912,101.329102709,2478.33132737),c(0.769290974935,3.75292972995,580.777151312))
targetgene="SSB"
collabel=c("iPSC_t10_1","iPSC_t10_2","t0")

# set up color using RColorBrewer
#library(RColorBrewer)
#colors <- brewer.pal(length(targetgenelist), "Set1")

colors=c( "#E41A1C", "#377EB8", "#4DAF4A", "#984EA3", "#FF7F00",  "#A65628", "#F781BF",
          "#999999", "#66C2A5", "#FC8D62", "#8DA0CB", "#E78AC3", "#A6D854", "#FFD92F", "#E5C494", "#B3B3B3", 
          "#8DD3C7", "#FFFFB3", "#BEBADA", "#FB8072", "#80B1D3", "#FDB462", "#B3DE69", "#FCCDE5",
          "#D9D9D9", "#BC80BD", "#CCEBC5", "#FFED6F")


## code

targetmatvec=unlist(targetmat)+1
yrange=range(targetmatvec[targetmatvec>0]);
# yrange[1]=1; # set the minimum value to 1
for(i in 1:length(targetmat)){
  vali=targetmat[[i]]+1;
  if(i==1){
    plot(1:length(vali),vali,type='b',las=1,pch=20,main=paste('sgRNAs in',targetgene),ylab='Read counts',xlab='Samples',xlim=c(0.7,length(vali)+0.3),ylim = yrange,col=colors[(i %% length(colors))],xaxt='n',log='y')
    axis(1,at=1:length(vali),labels=(collabel),las=2)
    # lines(0:100,rep(1,101),col='black');
  }else{
    lines(1:length(vali),vali,type='b',pch=20,col=colors[(i %% length(colors))])
  }
}




# parameters
# Do not modify the variables beginning with "__"
targetmat=list(c(1203.94037577,1275.24552224,3053.87625209),c(204.631399333,273.963870286,1819.07077723),c(226.171546631,174.13593947,866.805538144),c(742.365790813,711.555476798,3983.4685093),c(418.494290365,420.328129754,2361.47826689))
targetgene="ATP6V1C1"
collabel=c("iPSC_t10_1","iPSC_t10_2","t0")

# set up color using RColorBrewer
#library(RColorBrewer)
#colors <- brewer.pal(length(targetgenelist), "Set1")

colors=c( "#E41A1C", "#377EB8", "#4DAF4A", "#984EA3", "#FF7F00",  "#A65628", "#F781BF",
          "#999999", "#66C2A5", "#FC8D62", "#8DA0CB", "#E78AC3", "#A6D854", "#FFD92F", "#E5C494", "#B3B3B3", 
          "#8DD3C7", "#FFFFB3", "#BEBADA", "#FB8072", "#80B1D3", "#FDB462", "#B3DE69", "#FCCDE5",
          "#D9D9D9", "#BC80BD", "#CCEBC5", "#FFED6F")


## code

targetmatvec=unlist(targetmat)+1
yrange=range(targetmatvec[targetmatvec>0]);
# yrange[1]=1; # set the minimum value to 1
for(i in 1:length(targetmat)){
  vali=targetmat[[i]]+1;
  if(i==1){
    plot(1:length(vali),vali,type='b',las=1,pch=20,main=paste('sgRNAs in',targetgene),ylab='Read counts',xlab='Samples',xlim=c(0.7,length(vali)+0.3),ylim = yrange,col=colors[(i %% length(colors))],xaxt='n',log='y')
    axis(1,at=1:length(vali),labels=(collabel),las=2)
    # lines(0:100,rep(1,101),col='black');
  }else{
    lines(1:length(vali),vali,type='b',pch=20,col=colors[(i %% length(colors))])
  }
}



dev.off()
Sweave("iPSC_t10_vs_t0_summary.Rnw");
library(tools);

texi2dvi("iPSC_t10_vs_t0_summary.tex",pdf=TRUE);
